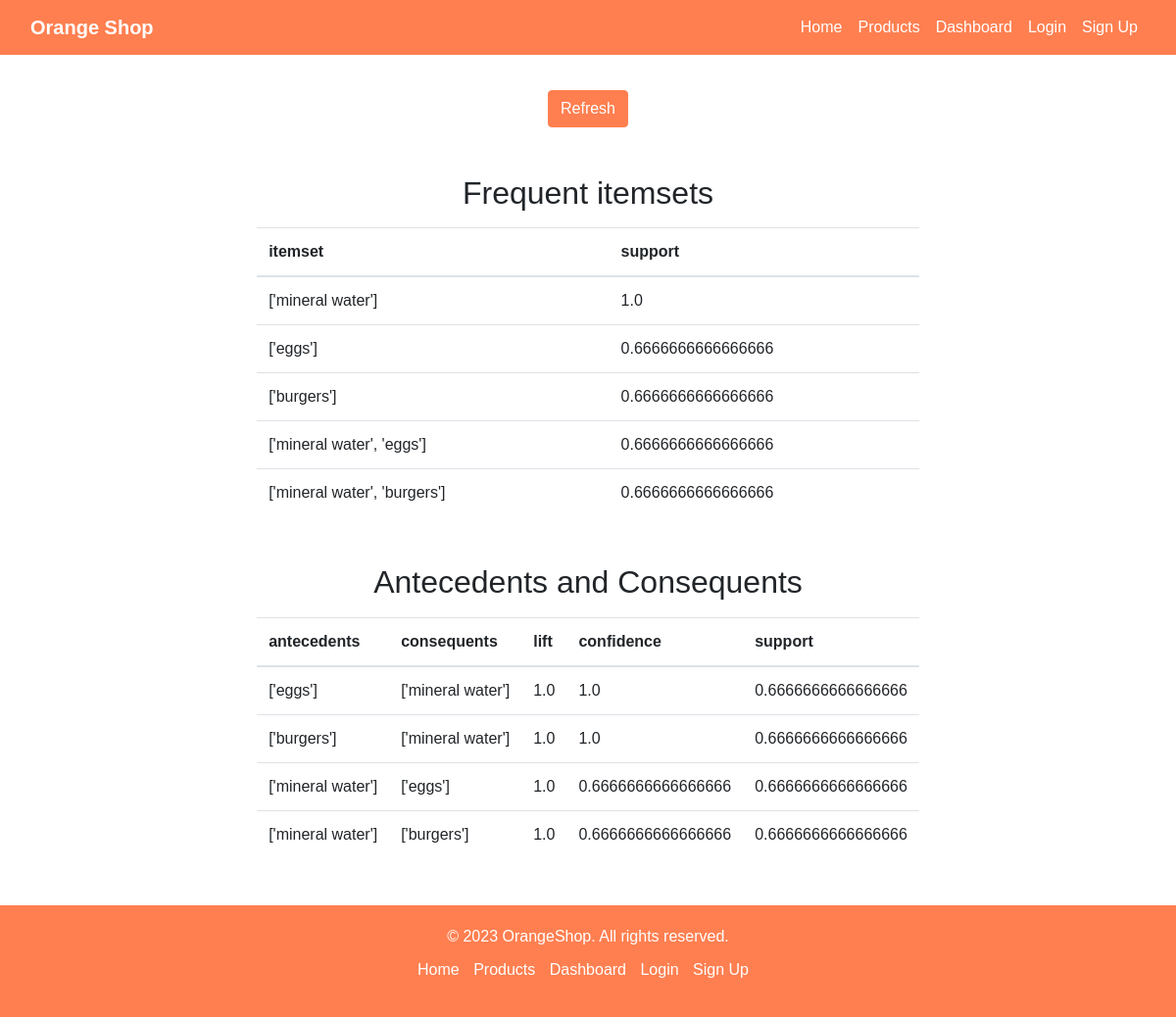
/dashboard/, run on the app's committed database.
### home/models.py (models this page shows)
class Fp(models.Model):
    support=models.FloatField()
    itemsets=models.BinaryField()
    key=models.ForeignKey(fpRecord,on_delete=models.CASCADE,related_name="recordKey")

class association(models.Model):
    key=models.ForeignKey(associationRecord,on_delete=models.CASCADE,related_name="associationKey")
    antecedents=models.BinaryField()
    consequents=models.BinaryField()
    lift=models.FloatField()
    confidence=models.FloatField()
    support=models.FloatField()

### home/views.py (the view)
# urls.py: path('dashboard/',views.dashboard,name='dashboard'),
def dashboard(request):
    record=fpRecord.objects.all().last()
    data=Fp.objects.filter(key_id=record.id)
    itemsets=[]
    support=[]
    for i in data:
        unpickle=pickle.loads(i.itemsets)
        temp=[]
        for a in unpickle:
            temp.append(a)
        itemsets.append(temp)
        support.append(i.support)
    info=zip(itemsets,support)
    asso=associationRecord.objects.get(fpKey_id=record.id)
    associationData=association.objects.filter(key_id=asso.id)
    antecedents=[]
    consequents=[]
    for c in associationData:
        antecedentsUnpickle=pickle.loads(c.antecedents)
        consequentsUnpickle=pickle.loads(c.consequents)
        temp=[]
        for a in antecedentsUnpickle:
            temp.append(a)
        antecedents.append(temp)
        temp2=[]
        for a in consequentsUnpickle:
            temp2.append(a)
        consequents.append(temp2)
        table2=zip(antecedents,consequents,associationData)
    return render(request,'dashboard.html',{"info":info,"table2":table2})

### templates/dashboard.html
{% extends "base.html"%} {% load static %} {% block content %}
<div class="container">
    <a href="/runModel" class="d-block text-center mt-3"><button class="btn btn-primary">Refresh</button></a>
    <div class="d-flex justify-content-center align-items-center mt-5">
        <div class="tables">
            <div class="mb-5">
                <h2 class="text-center mb-3">Frequent itemsets</h2>
                <table class="table">
                    <thead>
                        <tr>
                            <th>itemset</th>
                            <th>support</th>
                        </tr>
                    </thead>
                    <tbody>
                        {% for i,s in info %}
                        <tr>
                            <td>{{i}}</td>
                            <td>{{s}}</td>
                        </tr>
                        {% endfor %}
                    </tbody>
                </table>
            </div>
            <div class="mb-5">
                <h2 class="text-center mb-3">Antecedents and Consequents</h2>
                <table class="table">
                    <thead>
                        <tr>
                            <th>antecedents</th>
                            <th>consequents</th>
                            <th>lift</th>
                            <th>confidence</th>
                            <th>support</th>
                        </tr>
                    </thead>
                    <tbody>
                        {% for a,c,s in table2 %}
                        <tr>
                            <td>{{a}}</td>
                            <td>{{c}}</td>
                            <td>{{s.lift}}</td>
                            <td>{{s.confidence}}</td>
                            <td>{{s.support}}</td>
                        </tr>
                        {% endfor %}
                    </tbody>
                </table>
            </div>
        </div>
    </div>
</div>
{% endblock %}

### templates/base.html (shortened to what this page needs)
<!DOCTYPE html>
{% load static %}
<html>
<head>
  <link rel="stylesheet" href="https://stackpath.bootstrapcdn.com/bootstrap/4.5.0/css/bootstrap.min.css">
  <link rel="stylesheet" href={% static "css/styles.css" %}>
</head>
<body>
  <nav class="navbar navbar-expand-lg navbar-custom">
    <div class="container">
      <a class="navbar-brand" href="/">Orange Shop</a>
      <div class="collapse navbar-collapse" id="navbarNav">
        <ul class="navbar-nav ml-auto">
          <li class="nav-item">
                    <a class="nav-link" href="/">Home</a>
                </li>
                <li class="nav-item">
                    <a class="nav-link" href="/product">Products</a>
                </li>
                <li class="nav-item">
                    <a class="nav-link" href="/dashboard">Dashboard</a>
                </li>
                <li class="nav-item">
                    <a class="nav-link" href="/login">Login</a>
                </li>
                <li class="nav-item">
                    <a class="nav-link" href="/signup">Sign Up</a>
                </li>
            </ul>
        </div>
      </div>
    </nav>
    {% block content %}
    {% endblock %}
<footer class="footer">
  <div class="footer-content">
    <p>&copy; 2023 OrangeShop. All rights reserved.</p>
    <ul class="footer-links">
      <li><a href="/">Home</a></li>
      <li><a href="/product">Products</a></li>
      <li><a href="/dashboard">Dashboard</a></li>
      <li><a href="/login">Login</a></li>
      <li><a href="/signup">Sign Up</a></li>
    </ul>
  </div>
</footer>
</body>
</html>

### static/css/styles.css (style rules this page uses)
body { font-family: Arial, sans-serif; margin: 0; padding: 0; }
.container { max-width: 1200px; margin: 0 auto; padding: 0 15px; }
.navbar { background-color: #ff7f50 !important; }
.navbar-brand { font-weight: bold; color: #ffffff; margin-right: 20px; }
.navbar-nav .nav-link { color: #ffffff; transition: transform 0.3s, font-weight 0.3s; }
.navbar-nav { margin-left: auto; }
.footer { background-color: #ff7f50; padding: 20px; text-align: center; color: #ffffff; }
.footer p { margin: 0; }
.footer-links { list-style: none; padding: 0; margin-top: 10px; }
.footer-links li { display: inline-block; margin-right: 10px; }
.footer-links li a { color: #ffffff; text-decoration: none; }
.btn-primary { background-color: #ff7f50; border-color: #ff7f50; margin-top: 20px; }
.text-center { text-align: center; }
.container { max-width: 1200px; margin: 0 auto; }
::placeholder { color: gray !important; }

### data on the page
Fp: info "1.0"
Fp: info "0.6666666666666666"
Fp: info "0.6666666666666666"
Fp: info "0.6666666666666666"
Fp: info "0.6666666666666666"
association: a "['eggs']", c "['mineral water']", lift "1.0", confidence "1.0", support "0.6666666666666666"
association: a "['burgers']", c "['mineral water']", lift "1.0", confidence "1.0", support "0.6666666666666666"
association: a "['mineral water']", c "['eggs']", lift "1.0", confidence "0.6666666666666666", support "0.6666666666666666"
association: a "['mineral water']", c "['burgers']", lift "1.0", confidence "0.6666666666666666", support "0.6666666666666666"

### other printed values
{{ i }} "['mineral water']" "['eggs']" "['burgers']" "['mineral water', 'eggs']" "['mineral water', 'burgers']"
